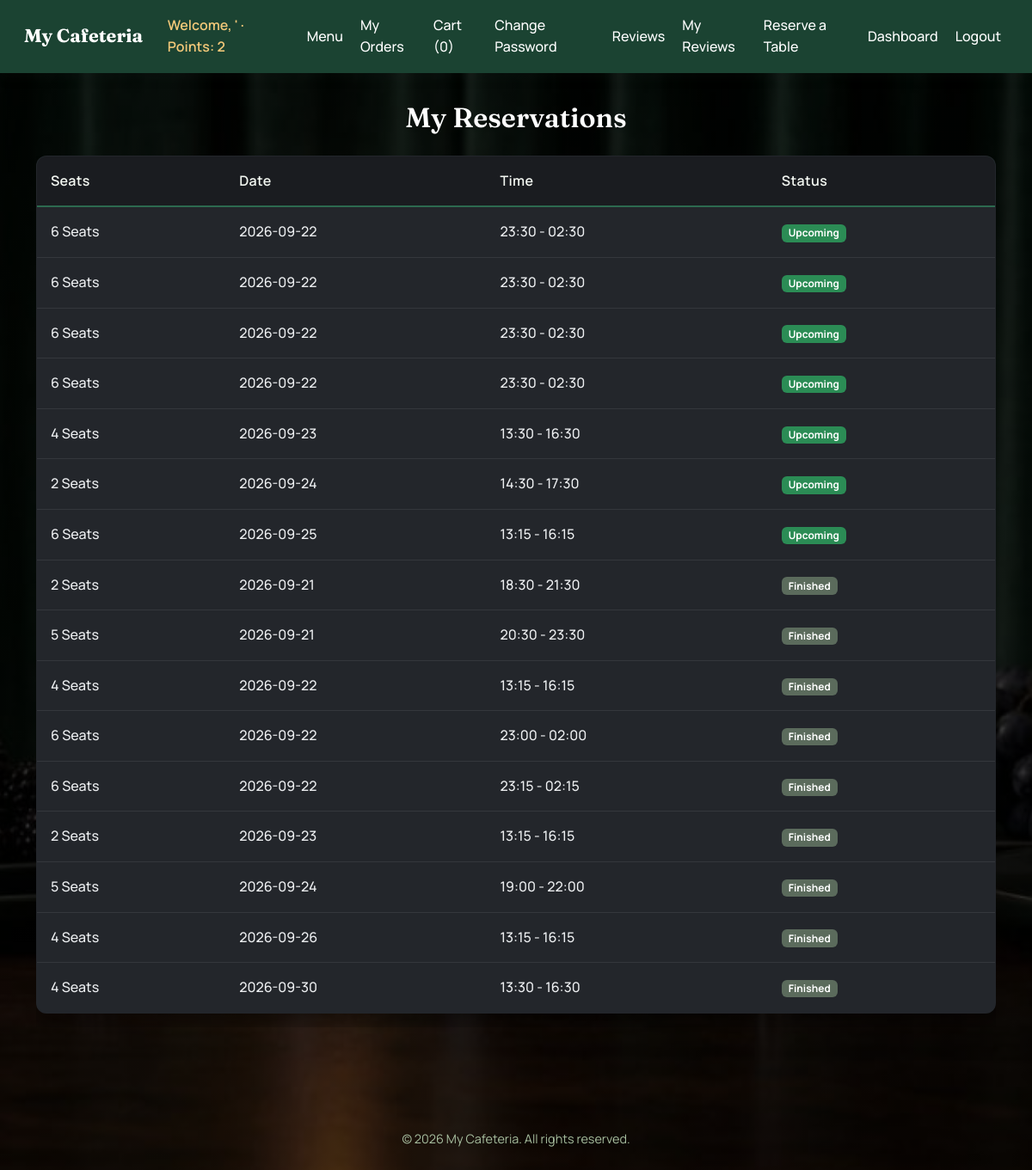
Screenshot of /my_reservations (signed in) with the database file from the repository.
### tables this page shows
CREATE TABLE reservations (
    id INTEGER PRIMARY KEY AUTOINCREMENT,
    user_id INTEGER NOT NULL,
    table_number INTEGER NOT NULL,
    seats INTEGER NOT NULL,
    date TEXT NOT NULL,
    start_time TEXT NOT NULL,
    end_time TEXT NOT NULL,
    status TEXT CHECK (STATUS IN ('available', 'booked')),
    created_at DATETIME DEFAULT CURRENT_TIMESTAMP,
    FOREIGN KEY (user_id) REFERENCES users(id),
    FOREIGN KEY (table_number) REFERENCES tables(table_number)
);

### app.py (the view)
@app.route("/my_reservations")
@login_required
def my_reservations():
    reservations = db.execute("SELECT seats, date, start_time, end_time, status " \
    "FROM reservations WHERE user_id = ? ORDER BY status DESC, date ASC, start_time ASC", session['user_id'])
    return render_template("my_reservations.html", reservations=reservations)

### app.py (called while the page is built)
@app.context_processor
def inject_flash_helpers():
    def flash_class(category):
        mapping = {
            "success": "success",
            "warning": "warning",
            "info": "info",
            "danger": "danger",
            "error": "danger",
        }
        return mapping.get(category or "", "info")
    def format_price(value):
        formatted = f"{float(value):.2f}"
        return formatted.rstrip("0").rstrip(".")
    return {"flash_class": flash_class, "format_price": format_price}

def login_required(func):
    @wraps(func)
    def decorator(*args, **kwargs):
        if session.get("user_id") is None:
            flash('you need to login first!', 'warning')
            return redirect("/login")
        return func(*args, **kwargs)
    return decorator

### templates/my_reservations.html (shortened to what this page needs)
{% extends 'base.html' %}
{% block content %}
<div class="container reservations-page">
    <h2 class="mb-4 text-center"> My Reservations </h2>
    {% if not reservations %}
        <div class="text-center text-muted py-5">
            <p class="fs-5 mb-3">You don't have any table reservations yet.</p>
            <a href="/reserve" class="btn btn-primary">Book a Table Now</a>
        </div>
    {% else %}
        <div class="table-responsive">
            <table class="table table-hover align-middle">
                <thead>
                    <tr>
                        <th>Seats</th>
                        <th>Date</th>
                        <th>Time</th>
                        <th>Status</th>
                    </tr>
                </thead>
                <tbody>
                    {% for res in reservations %}
                    <tr>
                        <td>{{ res.seats }} Seats</td>
                        <td>{{ res.date }}</td>
                        <td>{{ res.start_time }} - {{ res.end_time }}</td>
                        <td>
                            {% if res.status == 'booked' %}
                                <span class="badge bg-success">Upcoming</span>
                            {% else %}
                                <span class="badge bg-secondary">Finished</span>
                            {% endif %}
                        </td>
                    </tr>
                    {% endfor %}
                </tbody>
            </table>
        </div>
    {% endif %}
</div>
{% endblock %}

### static/style.css (style rules this page uses)
:root { --color-primary: #1B4332; --color-primary-light: #2D6A4F; --color-primary-dark: #0D2818; --color-secondary: #7C9473; --color-secondary-light: #A8BFA0; --color-secondary-dark: #5A7052; --color-background: #0B3541; --color-surface: #C6D4B0; --color-card: #FFFFFF; --color-card-border: #A9BC8E; --color-card-muted: #DDD2B9; --color-navy: #16213E; --color-text: #1C2A20; --color-text-muted: #5B6B5C; --color-text-on-primary: #FFFFFF; --color-accent: #7485b43f; --color-accent-light: #64ca8f94; --color-accent-dark: #3c446b; --color-success: #2B8C55; --color-warning: #C1682F; --color-danger: #B3403A; --color-info: #3E6FA0; --shadow-sm: 0 1px 3px rgba(28, 42, 32, 0.10); --shadow-md: 0 4px 14px rgba(28, 42, 32, 0.16); --radius-sm: 6px; --radius-md: 12px; --font-heading: 'Fraunces', Georgia, serif; --font-body: 'Manrope', -apple-system, BlinkMacSystemFont, "Segoe UI", sans-serif; --glass-bg: linear-gradient(135deg, rgba(255,255,255,0.09), rgba(255,255,255,0.03)); --glass-border: rgba(255, 255, 255, 0.26); --glass-blur: blur(16px) saturate(160%); --glass-shadow: 0 8px 32px rgba(0, 0, 0, 0.35), inset 0 1px 0 rgba(255,255,255,0.14); --glass-shadow-hover: 0 14px 44px rgba(0, 0, 0, 0.45), inset 0 1px 0 rgba(255,255,255,0.18); --color-text-glass: #F3F7F1; --color-text-glass-muted: rgba(243, 247, 241, 0.72); --color-neon: #34E3A1; --color-neon-glow: rgba(52, 227, 161, 0.55); --color-neon-glow-soft: rgba(52, 227, 161, 0.28); --glass-input-bg: rgba(0, 0, 0, 0.28); --glass-input-border: rgba(255, 255, 255, 0.30); --color-label: #20afb4; }
* { box-sizing: border-box; }
body { margin: 0; background-image: linear-gradient(rgba(0, 0, 0, 0.7), rgba(0, 0, 0, 0.7)), url('images/B.jpg'); background-size: cover; background-position: center; background-repeat: no-repeat; background-attachment: fixed; color: var(--color-text-on-primary); font-family: var(--font-body); line-height: 1.6; }
h1, h2, h3, h4, h5, h6 { font-family: var(--font-heading); color: var(--color-text-on-primary); font-weight: 600; line-height: 1.25; }
table { width: 100%; border-collapse: collapse; background-color: var(--color-card); border-radius: var(--radius-md); overflow: hidden; box-shadow: var(--shadow-sm); color: var(--color-text); }
thead { background-color: var(--color-primary); color: var(--color-text-on-primary); }
th, td { padding: 0.75rem 1rem; text-align: left; border-bottom: 1px solid var(--color-card-border); }
tbody tr:last-child td { border-bottom: none; }
.badge.bg-success { background-color: var(--color-success) !important; }
.badge.bg-secondary { background-color: var(--color-text-muted) !important; }
.reservations-page, .orders-admin-page, .menu-management-page { padding-top: 2rem; padding-bottom: 3rem; }
.reservations-page table, .reservations-page table tr, .reservations-page table td, .orders-admin-page table, .orders-admin-page table tr, .orders-admin-page table td, .menu-management-page table, .menu-management-page table tr, .menu-management-page table td { background-color: #23262B !important; color: #EDEFF1 !important; font-weight: 500; }
.reservations-page table thead th, .orders-admin-page table thead th, .menu-management-page table thead th { background-color: #1A1C20 !important; color: #F3F7F1 !important; font-weight: 600; letter-spacing: 0.02em; border-bottom: 2px solid var(--color-primary-light) !important; }
.reservations-page table, .orders-admin-page table, .menu-management-page table { border: 1px solid rgba(255, 255, 255, 0.08) !important; border-radius: var(--radius-md) !important; box-shadow: 0 10px 26px rgba(0, 0, 0, 0.45) !important; overflow: hidden; }
.reservations-page th, .reservations-page td, .orders-admin-page th, .orders-admin-page td, .menu-management-page th, .menu-management-page td { border-bottom: 1px solid rgba(255, 255, 255, 0.08) !important; padding: 1rem !important; }

### rows the page displays
reservations: seats "6", date "2026-09-22", start_time "23:30", end_time "02:30", status "Upcoming"
reservations: seats "6", date "2026-09-22", start_time "23:30", end_time "02:30", status "Upcoming"
reservations: seats "6", date "2026-09-22", start_time "23:30", end_time "02:30", status "Upcoming"
reservations: seats "6", date "2026-09-22", start_time "23:30", end_time "02:30", status "Upcoming"
reservations: seats "4", date "2026-09-23", start_time "13:30", end_time "16:30", status "Upcoming"
reservations: seats "2", date "2026-09-24", start_time "14:30", end_time "17:30", status "Upcoming"
reservations: seats "6", date "2026-09-25", start_time "13:15", end_time "16:15", status "Upcoming"
reservations: seats "2", date "2026-09-21", start_time "18:30", end_time "21:30", status "Finished"
reservations: seats "5", date "2026-09-21", start_time "20:30", end_time "23:30", status "Finished"
reservations: seats "4", date "2026-09-22", start_time "13:15", end_time "16:15", status "Finished"
reservations: seats "6", date "2026-09-22", start_time "23:00", end_time "02:00", status "Finished"
reservations: seats "6", date "2026-09-22", start_time "23:15", end_time "02:15", status "Finished"
reservations: seats "2", date "2026-09-23", start_time "13:15", end_time "16:15", status "Finished"
reservations: seats "5", date "2026-09-24", start_time "19:00", end_time "22:00", status "Finished"
reservations: seats "4", date "2026-09-26", start_time "13:15", end_time "16:15", status "Finished"
reservations: seats "4", date "2026-09-30", start_time "13:30", end_time "16:30", status "Finished"

### other values shown
{{ session['user_name'] }} "'"
{{ session["points"] }} "2"
{{ session['cart']|length if session.get('cart') else 0 }} "0"
